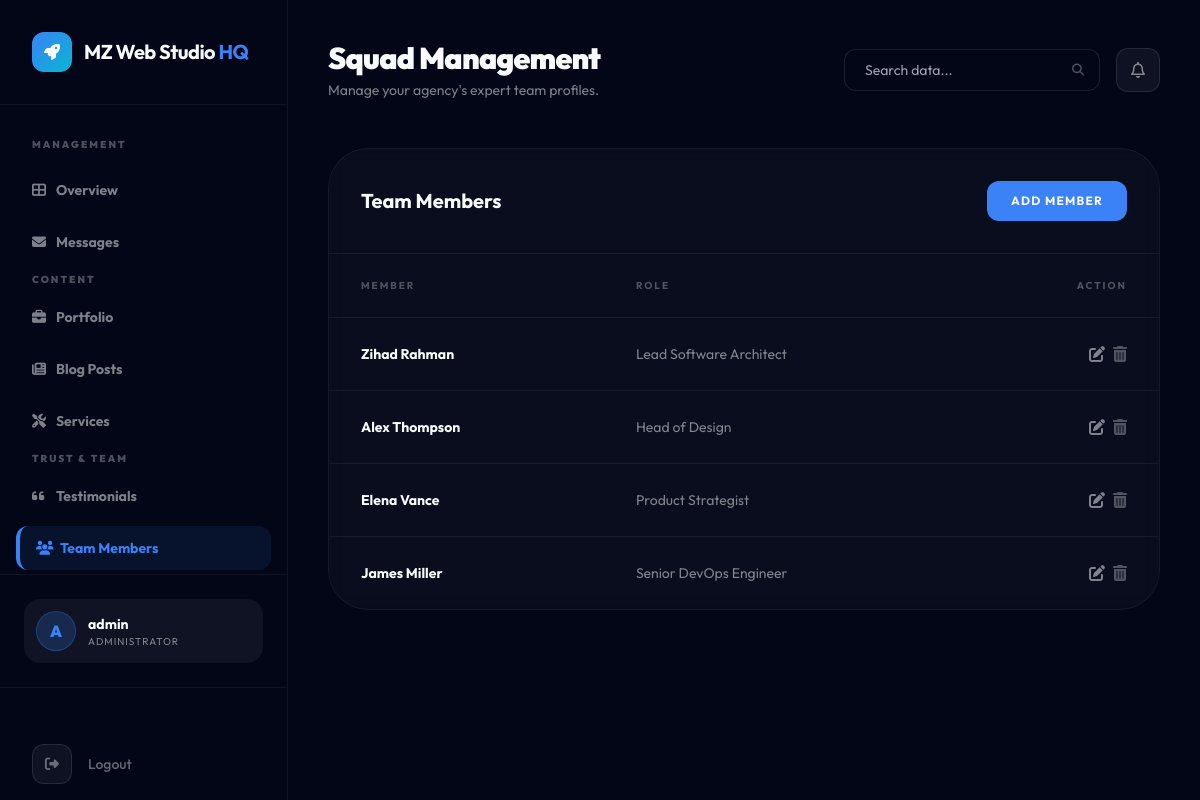
The app's page /management/team/ (signed in), older data.
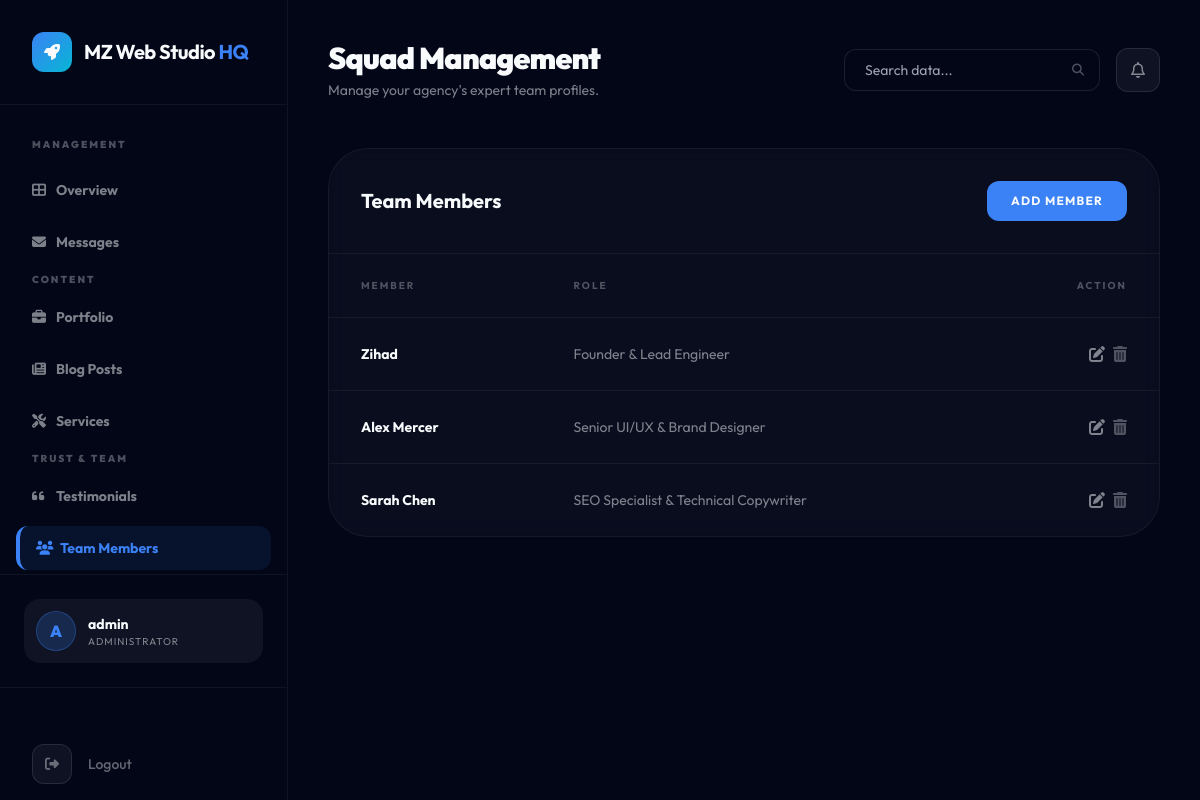
The same page, newer data.
### devsqaud/models.py (models this page shows, shortened)
class TeamMember(models.Model):
    name = models.CharField(max_length=100)
    role = models.CharField(max_length=200)
    image = models.ImageField(upload_to='team/', blank=True, null=True)
    bio = models.TextField(blank=True)
    linkedin = models.URLField(blank=True)
    twitter = models.URLField(blank=True)
    order = models.IntegerField(default=0)
    class Meta:
        ordering = ['order']

### devsqaud/views_dashboard.py (the view)
# urls.py: path('management/team/', views_dashboard.dashboard_team, name='dashboard_team'),
@staff_member_required
def dashboard_team(request):
    team = TeamMember.objects.all()
    context = {
        'team': team,
        'active_page': 'team',
    }
    return render(request, 'dashboard/team_list.html', context)

### devsqaud/context_processors.py (called while the page is built)
def site_config_context(request):
    return {
        'site': SiteConfig.load(),
    }

def currency_context(request):
    currency = request.session.get('currency', 'USD')
    symbols = {
        'USD': '$',
        'BDT': '৳',
        'EUR': '€',
        'GBP': '£',
        'SAR': '﷼',
        'AED': 'د.إ'
    }
    return {
        'active_currency': currency,
        'currency_symbol': symbols.get(currency, '$'),
    }

### devsqaud/models.py (called while the page is built)
    @classmethod
    def load(cls):
        obj, _ = cls.objects.get_or_create(pk=1)
        return obj

### templates/dashboard/team_list.html (shortened to what this page needs)
{% extends 'dashboard/base.html' %}
{% block header_title %}Squad Management{% endblock %}
{% block header_subtitle %}Manage your agency's expert team profiles.{% endblock %}
{% block dashboard_content %}
<div class="glass-card rounded-[40px] border-brand-text/5 overflow-hidden">
    <div class="p-8 border-b border-brand-text/5 flex items-center justify-between">
        <h3 class="text-xl font-bold">Team Members</h3>
        <a href="{% url 'content_add' 'team' %}" class="px-6 py-3 bg-brand-primary text-brand-text text-xs font-bold uppercase tracking-widest rounded-xl">Add Member</a>
    </div>
    <div class="overflow-x-auto">
        <table class="w-full text-left">
            <thead>
                <tr class="text-[10px] font-black uppercase tracking-[0.2em] text-brand-text/30 border-b border-brand-text/5">
                    <th class="px-8 py-6">Member</th>
                    <th class="px-8 py-6">Role</th>
                    <th class="px-8 py-6 text-right">Action</th>
                </tr>
            </thead>
            <tbody class="divide-y divide-brand-text/5">
                {% for m in team %}
                <tr class="group hover:bg-brand-text/[0.02]">
                    <td class="px-8 py-6 font-bold text-sm">{{ m.name }}</td>
                    <td class="px-8 py-6 text-brand-text/50 text-sm">{{ m.role }}</td>
                    <td class="px-8 py-6 text-right flex items-center justify-end space-x-2">
                        <a href="{% url 'content_edit' 'team' m.pk %}" class="text-brand-text/50 hover:text-brand-primary"><i class="fas fa-edit"></i></a>
                        <form action="{% url 'content_delete' 'team' m.pk %}" method="POST" onsubmit="return confirm('Are you sure?');" class="inline">
                            <button type="submit" class="text-brand-text/30 hover:text-red-500"><i class="fas fa-trash-alt"></i></button>
                        </form>
                    </td>
                </tr>
                {% endfor %}
            </tbody>
        </table>
    </div>
</div>
{% endblock %}

### templates/dashboard/base.html (shortened to what this page needs)
<!DOCTYPE html>
<html lang="en">
<head>
    <script src="https://cdn.tailwindcss.com"></script>
    <link rel="stylesheet" href="https://cdnjs.cloudflare.com/ajax/libs/font-awesome/6.4.0/css/all.min.css">
</head>
<body class="bg-brand-bg min-h-screen flex">
    <aside class="w-72 bg-brand-bg border-r border-brand-text/5 flex flex-col fixed inset-y-0 z-50">
        <div class="p-8 border-b border-brand-text/5">
            <a href="{% url 'home' %}" class="flex items-center space-x-3">
                <div class="w-10 h-10 bg-gradient-to-br from-brand-primary to-brand-accent rounded-xl flex items-center justify-center">
                    <i class="fas fa-rocket text-brand-text"></i>
                </div>
                <span class="text-xl font-bold tracking-tight">MZ Web Studio <span class="text-brand-primary">HQ</span></span>
            </a>
        </div>
        <nav class="flex-1 px-4 py-8 space-y-2 overflow-y-auto">
            <p class="px-4 text-[10px] font-black uppercase tracking-[0.2em] text-brand-text/30 mb-4">Management</p>
            <a href="{% url 'dashboard_home' %}" class="sidebar-link group flex items-center px-4 py-3 text-sm font-bold rounded-xl transition-all duration-300 {% if active_page == 'overview' %}active{% else %}text-brand-text/50 hover:bg-brand-text/5 hover:text-brand-text{% endif %}">
                <i class="fas fa-th-large w-6 group-hover:text-brand-primary"></i>
                <span>Overview</span>
            </a>
            <a href="{% url 'dashboard_messages' %}" class="sidebar-link group flex items-center px-4 py-3 text-sm font-bold rounded-xl transition-all duration-300 {% if active_page == 'messages' %}active{% else %}text-brand-text/50 hover:bg-brand-text/5 hover:text-brand-text{% endif %}">
                <i class="fas fa-envelope w-6 group-hover:text-brand-primary"></i>
                <span>Messages</span>
            </a>
            <p class="px-4 text-[10px] font-black uppercase tracking-[0.2em] text-brand-text/30 mt-8 mb-4">Content</p>
            <a href="{% url 'dashboard_projects' %}" class="sidebar-link group flex items-center px-4 py-3 text-sm font-bold rounded-xl transition-all duration-300 {% if active_page == 'projects' %}active{% else %}text-brand-text/50 hover:bg-brand-text/5 hover:text-brand-text{% endif %}">
                <i class="fas fa-briefcase w-6 group-hover:text-brand-primary"></i>
                <span>Portfolio</span>
            </a>
            <a href="{% url 'dashboard_blog' %}" class="sidebar-link group flex items-center px-4 py-3 text-sm font-bold rounded-xl transition-all duration-300 {% if active_page == 'blog' %}active{% else %}text-brand-text/50 hover:bg-brand-text/5 hover:text-brand-text{% endif %}">
                <i class="fas fa-newspaper w-6 group-hover:text-brand-primary"></i>
                <span>Blog Posts</span>
            </a>
            <a href="{% url 'dashboard_services' %}" class="sidebar-link group flex items-center px-4 py-3 text-sm font-bold rounded-xl transition-all duration-300 {% if active_page == 'services' %}active{% else %}text-brand-text/50 hover:bg-brand-text/5 hover:text-brand-text{% endif %}">
                <i class="fas fa-tools w-6 group-hover:text-brand-primary"></i>
                <span>Services</span>
            </a>
            <p class="px-4 text-[10px] font-black uppercase tracking-[0.2em] text-brand-text/30 mt-8 mb-4">Trust & Team</p>
            <a href="{% url 'dashboard_testimonials' %}" class="sidebar-link group flex items-center px-4 py-3 text-sm font-bold rounded-xl transition-all duration-300 {% if active_page == 'testimonials' %}active{% else %}text-brand-text/50 hover:bg-brand-text/5 hover:text-brand-text{% endif %}">
                <i class="fas fa-quote-left w-6 group-hover:text-brand-primary"></i>
                <span>Testimonials</span>
            </a>
            <a href="{% url 'dashboard_team' %}" class="sidebar-link group flex items-center px-4 py-3 text-sm font-bold rounded-xl transition-all duration-300 {% if active_page == 'team' %}active{% else %}text-brand-text/50 hover:bg-brand-text/5 hover:text-brand-text{% endif %}">
                <i class="fas fa-users w-6 group-hover:text-brand-primary"></i>
                <span>Team Members</span>
            </a>
        </nav>
        <div class="p-6 border-t border-brand-text/5">
            <div class="flex items-center space-x-3 p-3 bg-brand-text/5 rounded-2xl">
                <div class="w-10 h-10 rounded-full bg-brand-primary/20 border border-brand-primary/30 flex items-center justify-center">
                    <span class="font-black text-brand-primary">{{ request.user.username|first|upper }}</span>
                </div>
                <div class="flex-1 min-w-0">
                    <p class="text-sm font-bold truncate">{{ request.user.username }}</p>
                    <p class="text-[10px] text-brand-text/50 uppercase tracking-widest">Administrator</p>
                </div>
            </div>
        </div>
        <div class="mt-auto pt-10 border-t border-brand-text/5">
            <form action="{% url 'logout' %}" method="POST" class="px-8 py-4">
                <button type="submit" class="flex items-center space-x-4 text-brand-text/40 hover:text-red-500 transition-all group w-full text-left">
                    <div class="w-10 h-10 rounded-xl bg-brand-text/5 border border-brand-text/10 flex items-center justify-center group-hover:bg-red-500/10 group-hover:border-red-500/20 transition-all">
                        <i class="fas fa-sign-out-alt text-sm"></i>
                    </div>
                    <span class="text-sm font-medium">Logout</span>
                </button>
            </form>
        </div>
    </aside>
    <main class="flex-1 ml-72 p-10">
        <div class="flex items-center justify-between mb-12">
            <div>
                <h1 class="text-3xl font-black tracking-tight">{% block header_title %}Overview{% endblock %}</h1>
                <p class="text-brand-text/50 text-sm mt-1">{% block header_subtitle %}Welcome back, Commander.{% endblock %}</p>
            </div>
            <div class="flex items-center space-x-4">
                <div class="relative">
                    <input type="text" placeholder="Search data..." class="bg-brand-bg border border-brand-text/10 rounded-xl px-5 py-2.5 text-sm focus:outline-none focus:border-brand-primary/50 transition-all w-64">
                    <i class="fas fa-search absolute right-4 top-1/2 -translate-y-1/2 text-brand-text/30 text-xs"></i>
                </div>
                <button class="w-11 h-11 rounded-xl bg-brand-text/5 border border-brand-text/10 flex items-center justify-center hover:bg-brand-text/10 transition-all">
                    <i class="far fa-bell text-brand-text/50"></i>
                </button>
            </div>
        </div>
        {% block dashboard_content %}{% endblock %}
    </main>
</body>
</html>

### templates/dashboard/base.html (style rules this page uses)
body { font-family: 'Outfit', sans-serif; background-color: #020617; color: #F8FAFC; }
.glass-card { background: rgba(255, 255, 255, 0.03); backdrop-filter: blur(10px); border: 1px solid rgba(255, 255, 255, 0.05); }
.sidebar-link.active { background: rgba(59, 130, 246, 0.1); border-left: 4px solid #3B82F6; color: #3B82F6; }

Row changes from the older to the newer data that the page shows:
removed TeamMember: name "Zihad Rahman", role "Lead Software Architect"
removed TeamMember: name "Alex Thompson", role "Head of Design"
removed TeamMember: name "Elena Vance", role "Product Strategist"
removed TeamMember: name "James Miller", role "Senior DevOps Engineer"
added TeamMember: name "Zihad", role "Founder & Lead Engineer"
added TeamMember: name "Alex Mercer", role "Senior UI/UX & Brand Designer"
added TeamMember: name "Sarah Chen", role "SEO Specialist & Technical Copywriter"
